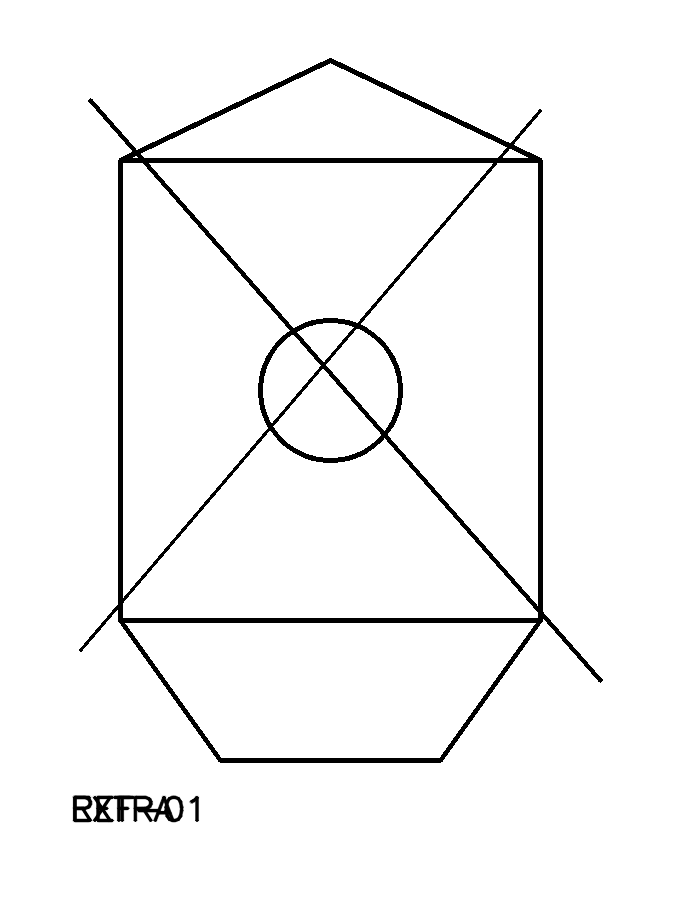
#> input picture sample_data/student_extra.png, 700 x 900 px
$ python -i preprocess.py   (imports and definitions only)
#> lines starting #> are read from the running program, lines starting #| are printed output that depends on the picture; after the words box and inside, x2 and y2 are one past the last pixel; in counts of white or black regions, pixels touching at a corner belong together
#> further down, picture is the input picture: shape (900, 700, 3); min 0, max 255, mean 245.7
from dataclasses import dataclass
from typing import Any

import cv2
import numpy as np


@dataclass
class PreprocessResult:
    original: np.ndarray
    grayscale: np.ndarray
    blurred: np.ndarray
    edges: np.ndarray
    aligned: np.ndarray
    metadata: dict[str, Any]


def preprocess_drawing(image: np.ndarray) -> PreprocessResult:
    grayscale = cv2.cvtColor(image, cv2.COLOR_BGR2GRAY)
    blurred = cv2.GaussianBlur(grayscale, (5, 5), 0)
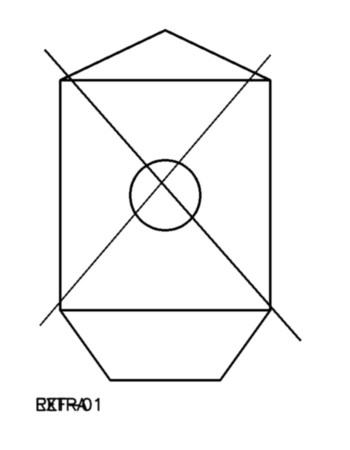
#> blurred: shape (900, 700) (shown at 1/2 size); min 0, max 255, mean 245.7
    denoised = cv2.fastNlMeansDenoising(blurred, None, h=7, templateWindowSize=7, searchWindowSize=21)
    corrected = correct_perspective(image, denoised)
    aligned, rotation = auto_rotate(corrected)
    aligned_gray = cv2.cvtColor(aligned, cv2.COLOR_BGR2GRAY)
    aligned_blur = cv2.GaussianBlur(aligned_gray, (5, 5), 0)
    edges = cv2.Canny(aligned_blur, 50, 150, apertureSize=3)
    return PreprocessResult(
        original=image,
        grayscale=aligned_gray,
        blurred=aligned_blur,
        edges=edges,
        aligned=aligned,
        metadata={"rotation_applied": float(rotation), "shape": [int(aligned.shape[0]), int(aligned.shape[1])]},
    )


def correct_perspective(color: np.ndarray, grayscale: np.ndarray) -> np.ndarray:
    thresh = cv2.threshold(grayscale, 0, 255, cv2.THRESH_BINARY + cv2.THRESH_OTSU)[1]
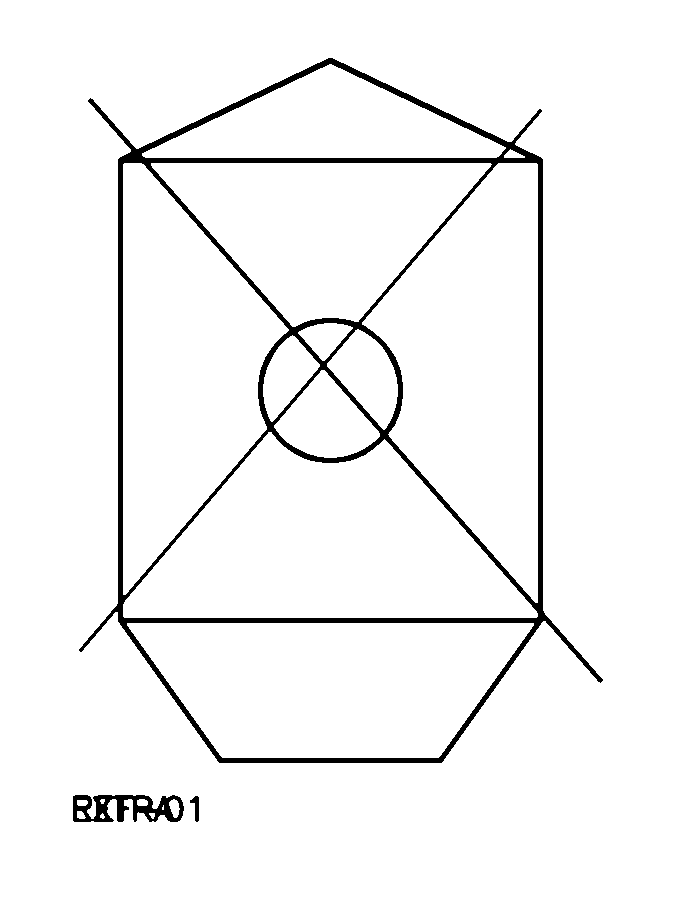
#> thresh: shape (900, 700); 96.2% white; 3 black regions, box (x1, y1, x2, y2) and area: (79, 58, 603, 763) 22327, (73, 795, 184, 822) 1748, (190, 796, 199, 822) 122
    thresh = 255 - thresh
#> thresh: shape (900, 700); 3.8% white; 3 white regions
    contours, _ = cv2.findContours(thresh, cv2.RETR_EXTERNAL, cv2.CHAIN_APPROX_SIMPLE)
#> contours = 3 contours; box (x1, y1, x2, y2) and area: (79, 58, 603, 763) 264044, (73, 795, 184, 822) 1936, (190, 796, 199, 822) 92
    if not contours:
        return color
    biggest = max(contours, key=cv2.contourArea)
#> biggest = contour of 682 points, box (x1, y1, x2, y2) (79, 58, 603, 763), area 264044
    epsilon = 0.02 * cv2.arcLength(biggest, True)
#> epsilon = 50.67
    approx = cv2.approxPolyDP(biggest, epsilon, True)
#> approx = [[90, 98], [79, 650], [117, 611], [219, 762], [441, 762], [543, 620], [600, 682], [541, 110]]
    if len(approx) != 4 or cv2.contourArea(approx) < 0.35 * color.shape[0] * color.shape[1]:
        return color
    src = order_points(approx.reshape(4, 2).astype("float32"))
    width = int(max(np.linalg.norm(src[0] - src[1]), np.linalg.norm(src[2] - src[3])))
    height = int(max(np.linalg.norm(src[0] - src[3]), np.linalg.norm(src[1] - src[2])))
    dst = np.array([[0, 0], [width - 1, 0], [width - 1, height - 1], [0, height - 1]], dtype="float32")
    matrix = cv2.getPerspectiveTransform(src, dst)
    return cv2.warpPerspective(color, matrix, (width, height))


def auto_rotate(image: np.ndarray) -> tuple[np.ndarray, float]:
    gray = cv2.cvtColor(image, cv2.COLOR_BGR2GRAY)
    edges = cv2.Canny(gray, 50, 150)
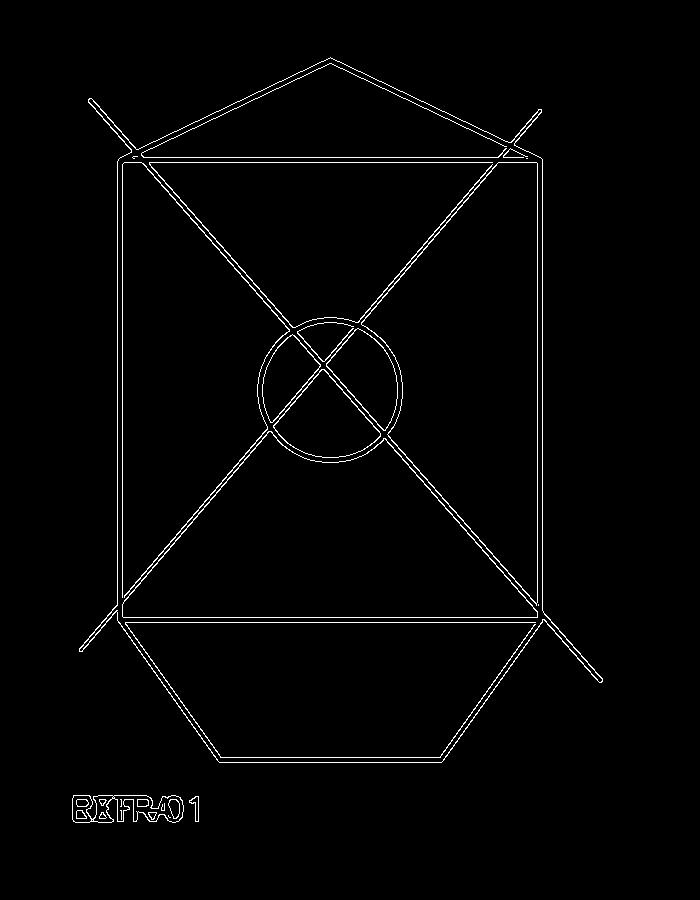
#> edges: shape (900, 700); 1.7% white in thin lines or dots, all inside (x1, y1, x2, y2) = (72, 57, 603, 823)
    lines = cv2.HoughLines(edges, 1, np.pi / 180, threshold=180)
#> lines = 17 rows, first 8: [117, 0], [122, 0], [542, 0], [537, 0], [617, 1.57], [622, 1.57], [162, 1.57], [157, 1.57]
    if lines is None:
        return image, 0.0
    angles = []
    for rho_theta in lines[:40]:
        _, theta = rho_theta[0]
        angle = np.degrees(theta) - 90
        if -45 <= angle <= 45:
            angles.append(angle)
#> this loop made 17 passes
#> (rho_theta, theta, angle) on passes 1 to 8: ([[117, 0]], 0, -90), ([[122, 0]], 0, -90), ([[542, 0]], 0, -90), ([[537, 0]], 0, -90), ([[617, 1.57]], 1.57, 0), ([[622, 1.57]], 1.57, 0), ([[162, 1.57]], 1.57, 0), ([[157, 1.57]], 1.57, 0)
#> after the loop, angles = [0, 0, 0, 0, 0, 0]
    if not angles:
        return image, 0.0
    rotation = float(np.median(angles))
#> rotation = 0
    h, w = image.shape[:2]
    matrix = cv2.getRotationMatrix2D((w / 2, h / 2), rotation, 1.0)
#> matrix = [[1, 0, 0], [0, 1, 0]]
    rotated = cv2.warpAffine(image, matrix, (w, h), flags=cv2.INTER_LINEAR, borderMode=cv2.BORDER_REPLICATE)
    return rotated, rotation


# [9 lines left out: function order_points, not called in this run]

>>> import cv2
>>> picture = cv2.imread('../../../sample_data/student_extra.png')
>>> result = preprocess_drawing(picture)
#> in preprocess_drawing, `aligned, rotation = auto_rotate(corrected)`: rotation = 0

$ run again, on sample_data/student_good.png
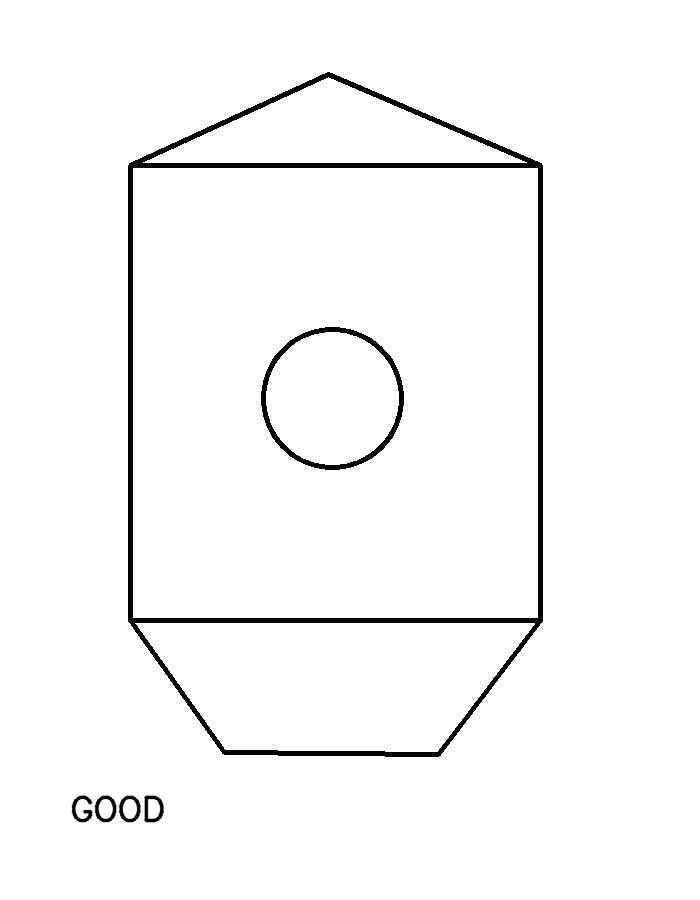
#> input picture sample_data/student_good.png, 700 x 900 px
#> picture is the input picture: shape (900, 700, 3); min 0, max 255, mean 248.3
#> in correct_perspective, `thresh = 255 - thresh`:
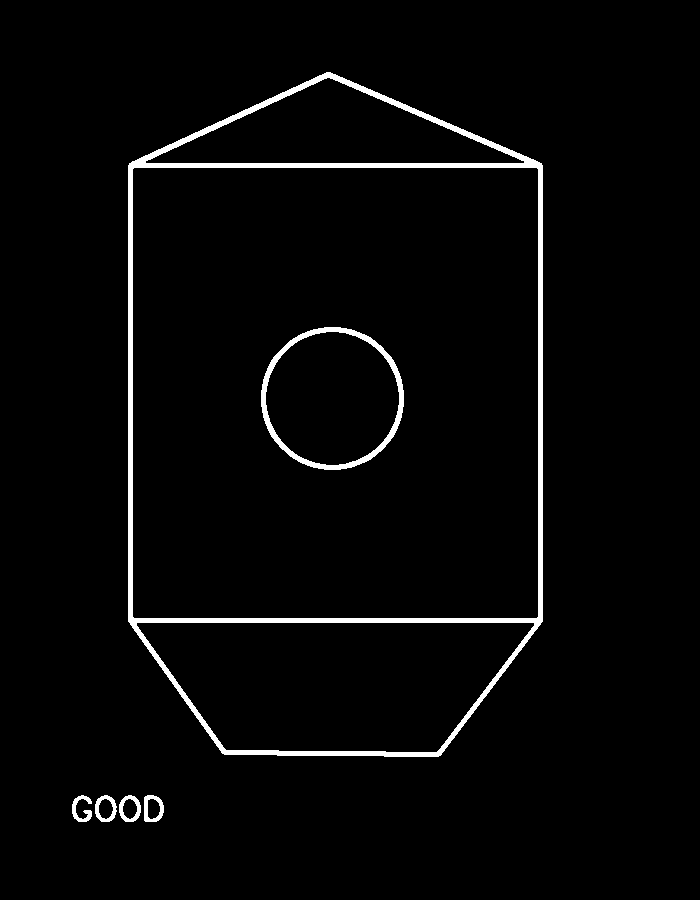
#> thresh: shape (900, 700); 2.7% white; 6 white regions
#> contours = 5 contours; box (x1, y1, x2, y2) and area: (128, 72, 543, 757) 250725, (119, 795, 141, 822) 441, (95, 795, 117, 822) 438, (144, 795, 164, 822) 435, (72, 795, 92, 822) 192
#> biggest = contour of 520 points, box (x1, y1, x2, y2) (128, 72, 543, 757), area 250725
#> epsilon = 39.42
#> approx = [[326, 72], [128, 165], [128, 621], [224, 754], [438, 756], [542, 621], [542, 165]]
#> in auto_rotate, `edges = cv2.Canny(gray, 50, 150)`:
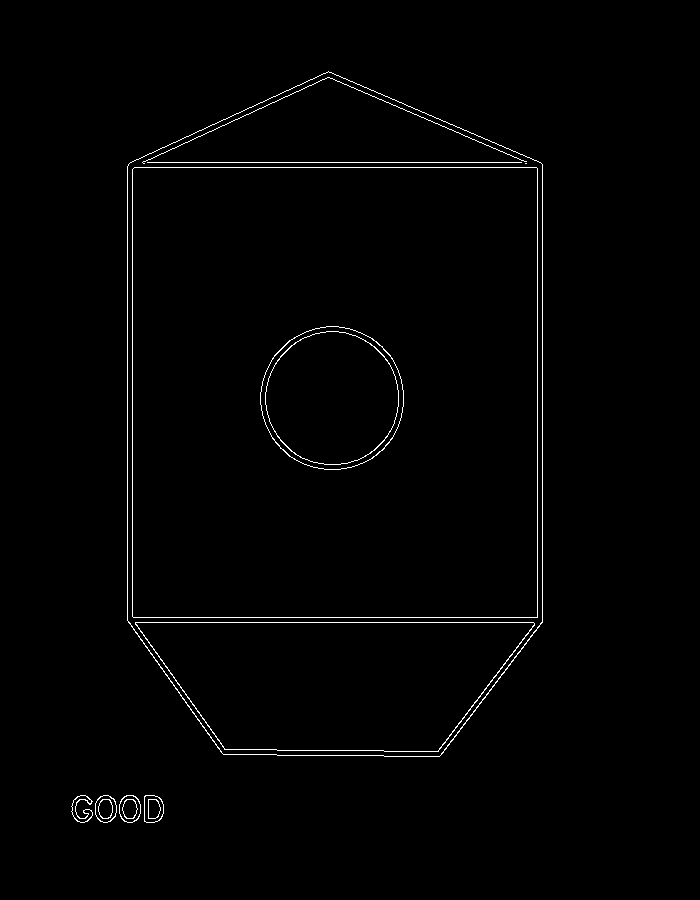
#> edges: shape (900, 700); 1.1% white in thin lines or dots, all inside (x1, y1, x2, y2) = (71, 71, 543, 823)
#> lines = [[127, 0], [542, 0], [132, 0], [537, 0], [617, 1.57], [167, 1.57], [622, 1.57], [162, 1.57]]
#> the loop in auto_rotate, `for rho_theta in lines[:40]:` made 8 passes
#> (rho_theta, theta, angle) on passes 1 to 8: ([[127, 0]], 0, -90), ([[542, 0]], 0, -90), ([[132, 0]], 0, -90), ([[537, 0]], 0, -90), ([[617, 1.57]], 1.57, 0), ([[167, 1.57]], 1.57, 0), ([[622, 1.57]], 1.57, 0), ([[162, 1.57]], 1.57, 0)
#> after the loop in auto_rotate, `for rho_theta in lines[:40]:`: angles = [0, 0, 0, 0]
#> in auto_rotate, `rotation = float(np.median(angles))`: rotation = 0
#> matrix = [[1, 0, 0], [0, 1, 0]]
#> in preprocess_drawing, `aligned, rotation = auto_rotate(corrected)`: rotation = 0

$ run again, on sample_data/student_incomplete.png
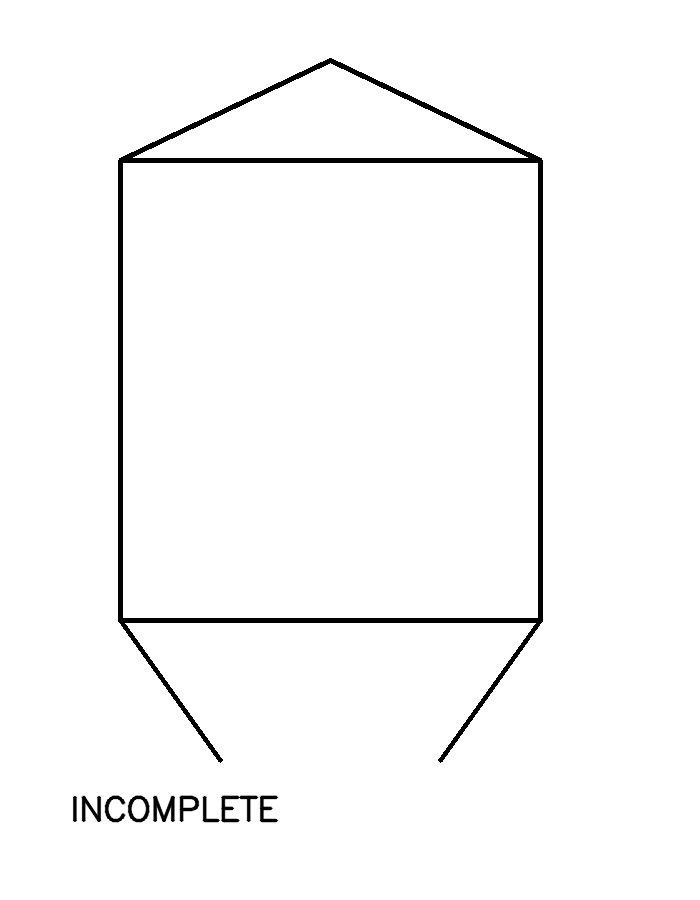
#> input picture sample_data/student_incomplete.png, 700 x 900 px
#> picture is the input picture: shape (900, 700, 3); min 0, max 255, mean 249.1
#> in correct_perspective, `thresh = cv2.threshold(grayscale, 0, 255, cv2.THRESH_BINARY + cv2.THRE..`:
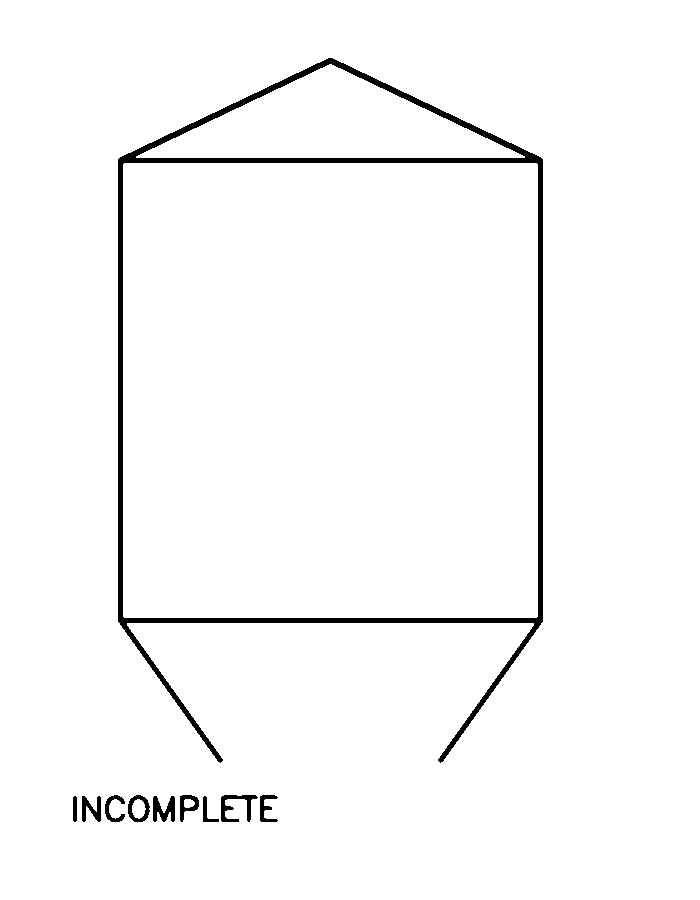
#> thresh: shape (900, 700); 97.6% white; 10 black regions, largest, box (x1, y1, x2, y2) and area: (118, 58, 543, 763) 13146, (221, 795, 258, 822) 399, (153, 796, 175, 822) 355
#> contours = 10 contours; largest, box (x1, y1, x2, y2) and area: (118, 58, 543, 763) 219469, (128, 795, 150, 822) 440, (221, 795, 258, 822) 302, (153, 796, 175, 822) 287, (180, 795, 199, 822) 282
#> biggest = contour of 730 points, box (x1, y1, x2, y2) (118, 58, 543, 763), area 219469
#> epsilon = 51.35
#> approx = contour of 9 points, box (x1, y1, x2, y2) (118, 58, 543, 763), area 218882
#> in auto_rotate, `edges = cv2.Canny(gray, 50, 150)`:
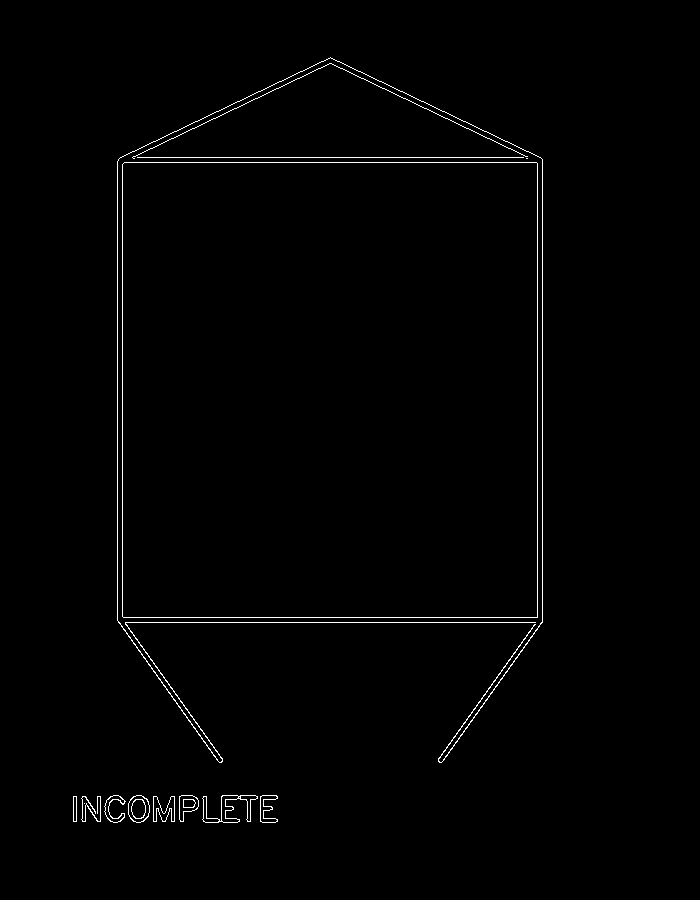
#> edges: shape (900, 700); 1% white in thin lines or dots, all inside (x1, y1, x2, y2) = (73, 57, 543, 823)
#> lines = [[117, 0], [542, 0], [122, 0], [537, 0], [617, 1.57], [162, 1.57], [622, 1.57], [157, 1.57]]
#> the loop in auto_rotate, `for rho_theta in lines[:40]:` made 8 passes
#> (rho_theta, theta, angle) on passes 1 to 8: ([[117, 0]], 0, -90), ([[542, 0]], 0, -90), ([[122, 0]], 0, -90), ([[537, 0]], 0, -90), ([[617, 1.57]], 1.57, 0), ([[162, 1.57]], 1.57, 0), ([[622, 1.57]], 1.57, 0), ([[157, 1.57]], 1.57, 0)
#> after the loop in auto_rotate, `for rho_theta in lines[:40]:`: angles = [0, 0, 0, 0]
#> in auto_rotate, `rotation = float(np.median(angles))`: rotation = 0
#> matrix = [[1, 0, 0], [0, 1, 0]]
#> in preprocess_drawing, `aligned, rotation = auto_rotate(corrected)`: rotation = 0
